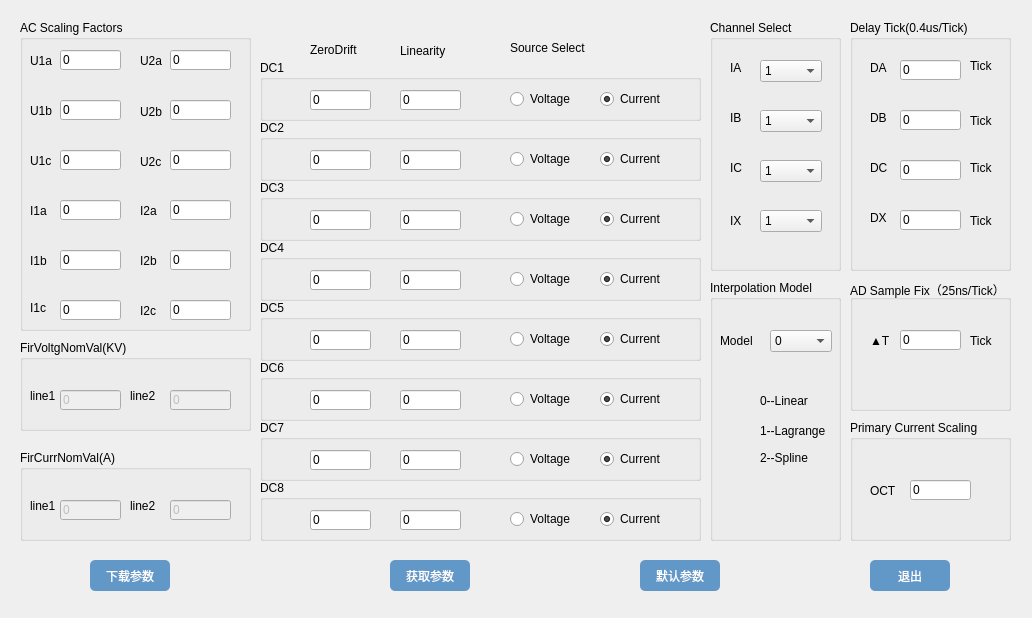
<?xml version="1.0" encoding="UTF-8"?>
<ui version="4.0">
 <class>Dlg_AD1</class>
 <widget class="QWidget" name="Dlg_AD1">
  <property name="geometry">
   <rect>
    <x>0</x>
    <y>0</y>
    <width>1032</width>
    <height>618</height>
   </rect>
  </property>
  <property name="windowTitle">
   <string>Form</string>
  </property>
  <widget class="QGroupBox" name="groupBox">
   <property name="geometry">
    <rect>
     <x>20</x>
     <y>20</y>
     <width>231</width>
     <height>311</height>
    </rect>
   </property>
   <property name="title">
    <string>AC Scaling Factors</string>
   </property>
   <widget class="QLabel" name="label">
    <property name="geometry">
     <rect>
      <x>10</x>
      <y>30</y>
      <width>40</width>
      <height>21</height>
     </rect>
    </property>
    <property name="text">
     <string>U1a</string>
    </property>
   </widget>
   <widget class="QLabel" name="label_2">
    <property name="geometry">
     <rect>
      <x>10</x>
      <y>80</y>
      <width>40</width>
      <height>21</height>
     </rect>
    </property>
    <property name="text">
     <string>U1b</string>
    </property>
   </widget>
   <widget class="QLabel" name="label_3">
    <property name="geometry">
     <rect>
      <x>10</x>
      <y>130</y>
      <width>40</width>
      <height>21</height>
     </rect>
    </property>
    <property name="text">
     <string>U1c</string>
    </property>
   </widget>
   <widget class="QLabel" name="label_4">
    <property name="geometry">
     <rect>
      <x>10</x>
      <y>180</y>
      <width>40</width>
      <height>21</height>
     </rect>
    </property>
    <property name="text">
     <string>I1a</string>
    </property>
   </widget>
   <widget class="QLabel" name="label_5">
    <property name="geometry">
     <rect>
      <x>10</x>
      <y>230</y>
      <width>40</width>
      <height>21</height>
     </rect>
    </property>
    <property name="text">
     <string>I1b</string>
    </property>
   </widget>
   <widget class="QLabel" name="label_6">
    <property name="geometry">
     <rect>
      <x>10</x>
      <y>280</y>
      <width>40</width>
      <height>16</height>
     </rect>
    </property>
    <property name="text">
     <string>I1c</string>
    </property>
   </widget>
   <widget class="QLabel" name="label_7">
    <property name="geometry">
     <rect>
      <x>120</x>
      <y>30</y>
      <width>40</width>
      <height>21</height>
     </rect>
    </property>
    <property name="text">
     <string>U2a</string>
    </property>
   </widget>
   <widget class="QLabel" name="label_8">
    <property name="geometry">
     <rect>
      <x>120</x>
      <y>82</y>
      <width>40</width>
      <height>20</height>
     </rect>
    </property>
    <property name="text">
     <string>U2b</string>
    </property>
   </widget>
   <widget class="QLabel" name="label_9">
    <property name="geometry">
     <rect>
      <x>120</x>
      <y>132</y>
      <width>40</width>
      <height>20</height>
     </rect>
    </property>
    <property name="text">
     <string>U2c</string>
    </property>
   </widget>
   <widget class="QLabel" name="label_10">
    <property name="geometry">
     <rect>
      <x>120</x>
      <y>180</y>
      <width>40</width>
      <height>21</height>
     </rect>
    </property>
    <property name="text">
     <string>I2a</string>
    </property>
   </widget>
   <widget class="QLabel" name="label_11">
    <property name="geometry">
     <rect>
      <x>120</x>
      <y>230</y>
      <width>40</width>
      <height>21</height>
     </rect>
    </property>
    <property name="text">
     <string>I2b</string>
    </property>
   </widget>
   <widget class="QLabel" name="label_12">
    <property name="geometry">
     <rect>
      <x>120</x>
      <y>280</y>
      <width>40</width>
      <height>21</height>
     </rect>
    </property>
    <property name="text">
     <string>I2c</string>
    </property>
   </widget>
   <widget class="QLineEdit" name="lineEdit">
    <property name="geometry">
     <rect>
      <x>40</x>
      <y>30</y>
      <width>61</width>
      <height>20</height>
     </rect>
    </property>
    <property name="text">
     <string>0</string>
    </property>
   </widget>
   <widget class="QLineEdit" name="lineEdit_2">
    <property name="geometry">
     <rect>
      <x>40</x>
      <y>80</y>
      <width>61</width>
      <height>20</height>
     </rect>
    </property>
    <property name="text">
     <string>0</string>
    </property>
   </widget>
   <widget class="QLineEdit" name="lineEdit_3">
    <property name="geometry">
     <rect>
      <x>40</x>
      <y>130</y>
      <width>61</width>
      <height>20</height>
     </rect>
    </property>
    <property name="text">
     <string>0</string>
    </property>
   </widget>
   <widget class="QLineEdit" name="lineEdit_4">
    <property name="geometry">
     <rect>
      <x>40</x>
      <y>180</y>
      <width>61</width>
      <height>20</height>
     </rect>
    </property>
    <property name="text">
     <string>0</string>
    </property>
   </widget>
   <widget class="QLineEdit" name="lineEdit_5">
    <property name="enabled">
     <bool>true</bool>
    </property>
    <property name="geometry">
     <rect>
      <x>40</x>
      <y>230</y>
      <width>61</width>
      <height>20</height>
     </rect>
    </property>
    <property name="text">
     <string>0</string>
    </property>
   </widget>
   <widget class="QLineEdit" name="lineEdit_6">
    <property name="geometry">
     <rect>
      <x>40</x>
      <y>280</y>
      <width>61</width>
      <height>20</height>
     </rect>
    </property>
    <property name="text">
     <string>0</string>
    </property>
   </widget>
   <widget class="QLineEdit" name="lineEdit_7">
    <property name="geometry">
     <rect>
      <x>150</x>
      <y>30</y>
      <width>61</width>
      <height>20</height>
     </rect>
    </property>
    <property name="text">
     <string>0</string>
    </property>
   </widget>
   <widget class="QLineEdit" name="lineEdit_8">
    <property name="geometry">
     <rect>
      <x>150</x>
      <y>80</y>
      <width>61</width>
      <height>20</height>
     </rect>
    </property>
    <property name="text">
     <string>0</string>
    </property>
   </widget>
   <widget class="QLineEdit" name="lineEdit_9">
    <property name="geometry">
     <rect>
      <x>150</x>
      <y>130</y>
      <width>61</width>
      <height>20</height>
     </rect>
    </property>
    <property name="text">
     <string>0</string>
    </property>
   </widget>
   <widget class="QLineEdit" name="lineEdit_10">
    <property name="geometry">
     <rect>
      <x>150</x>
      <y>180</y>
      <width>61</width>
      <height>20</height>
     </rect>
    </property>
    <property name="text">
     <string>0</string>
    </property>
   </widget>
   <widget class="QLineEdit" name="lineEdit_11">
    <property name="geometry">
     <rect>
      <x>150</x>
      <y>230</y>
      <width>61</width>
      <height>20</height>
     </rect>
    </property>
    <property name="text">
     <string>0</string>
    </property>
   </widget>
   <widget class="QLineEdit" name="lineEdit_12">
    <property name="geometry">
     <rect>
      <x>150</x>
      <y>280</y>
      <width>61</width>
      <height>20</height>
     </rect>
    </property>
    <property name="text">
     <string>0</string>
    </property>
   </widget>
  </widget>
  <widget class="QGroupBox" name="groupBox_2">
   <property name="geometry">
    <rect>
     <x>20</x>
     <y>340</y>
     <width>231</width>
     <height>91</height>
    </rect>
   </property>
   <property name="title">
    <string>FirVoltgNomVal(KV)</string>
   </property>
   <widget class="QLabel" name="label_13">
    <property name="geometry">
     <rect>
      <x>10</x>
      <y>50</y>
      <width>40</width>
      <height>12</height>
     </rect>
    </property>
    <property name="text">
     <string>line1</string>
    </property>
   </widget>
   <widget class="QLabel" name="label_14">
    <property name="geometry">
     <rect>
      <x>110</x>
      <y>50</y>
      <width>40</width>
      <height>12</height>
     </rect>
    </property>
    <property name="text">
     <string>line2</string>
    </property>
   </widget>
   <widget class="QLineEdit" name="lineEdit_13">
    <property name="enabled">
     <bool>false</bool>
    </property>
    <property name="geometry">
     <rect>
      <x>40</x>
      <y>50</y>
      <width>61</width>
      <height>20</height>
     </rect>
    </property>
    <property name="text">
     <string>0</string>
    </property>
   </widget>
   <widget class="QLineEdit" name="lineEdit_14">
    <property name="enabled">
     <bool>false</bool>
    </property>
    <property name="geometry">
     <rect>
      <x>150</x>
      <y>50</y>
      <width>61</width>
      <height>20</height>
     </rect>
    </property>
    <property name="text">
     <string>0</string>
    </property>
   </widget>
  </widget>
  <widget class="QGroupBox" name="groupBox_3">
   <property name="geometry">
    <rect>
     <x>20</x>
     <y>450</y>
     <width>231</width>
     <height>91</height>
    </rect>
   </property>
   <property name="title">
    <string>FirCurrNomVal(A)</string>
   </property>
   <widget class="QLabel" name="label_15">
    <property name="geometry">
     <rect>
      <x>10</x>
      <y>50</y>
      <width>40</width>
      <height>12</height>
     </rect>
    </property>
    <property name="text">
     <string>line1</string>
    </property>
   </widget>
   <widget class="QLabel" name="label_16">
    <property name="geometry">
     <rect>
      <x>110</x>
      <y>50</y>
      <width>40</width>
      <height>12</height>
     </rect>
    </property>
    <property name="text">
     <string>line2</string>
    </property>
   </widget>
   <widget class="QLineEdit" name="lineEdit_15">
    <property name="enabled">
     <bool>false</bool>
    </property>
    <property name="geometry">
     <rect>
      <x>40</x>
      <y>50</y>
      <width>61</width>
      <height>20</height>
     </rect>
    </property>
    <property name="text">
     <string>0</string>
    </property>
   </widget>
   <widget class="QLineEdit" name="lineEdit_16">
    <property name="enabled">
     <bool>false</bool>
    </property>
    <property name="geometry">
     <rect>
      <x>150</x>
      <y>50</y>
      <width>61</width>
      <height>20</height>
     </rect>
    </property>
    <property name="text">
     <string>0</string>
    </property>
   </widget>
  </widget>
  <widget class="QGroupBox" name="groupBox_4">
   <property name="enabled">
    <bool>true</bool>
   </property>
   <property name="geometry">
    <rect>
     <x>260</x>
     <y>60</y>
     <width>441</width>
     <height>61</height>
    </rect>
   </property>
   <property name="title">
    <string>DC1</string>
   </property>
   <widget class="QLineEdit" name="lineEdit_29">
    <property name="geometry">
     <rect>
      <x>50</x>
      <y>30</y>
      <width>61</width>
      <height>20</height>
     </rect>
    </property>
    <property name="text">
     <string>0</string>
    </property>
   </widget>
   <widget class="QLineEdit" name="lineEdit_30">
    <property name="geometry">
     <rect>
      <x>140</x>
      <y>30</y>
      <width>61</width>
      <height>20</height>
     </rect>
    </property>
    <property name="text">
     <string>0</string>
    </property>
   </widget>
   <widget class="QRadioButton" name="radioButton">
    <property name="geometry">
     <rect>
      <x>250</x>
      <y>30</y>
      <width>73</width>
      <height>18</height>
     </rect>
    </property>
    <property name="text">
     <string>Voltage</string>
    </property>
   </widget>
   <widget class="QRadioButton" name="radioButton_2">
    <property name="geometry">
     <rect>
      <x>340</x>
      <y>30</y>
      <width>73</width>
      <height>18</height>
     </rect>
    </property>
    <property name="text">
     <string>Current</string>
    </property>
    <property name="checked">
     <bool>true</bool>
    </property>
   </widget>
  </widget>
  <widget class="QGroupBox" name="groupBox_5">
   <property name="geometry">
    <rect>
     <x>710</x>
     <y>20</y>
     <width>131</width>
     <height>251</height>
    </rect>
   </property>
   <property name="title">
    <string>Channel Select</string>
   </property>
   <widget class="QLabel" name="label_40">
    <property name="geometry">
     <rect>
      <x>20</x>
      <y>40</y>
      <width>21</width>
      <height>16</height>
     </rect>
    </property>
    <property name="text">
     <string>IA</string>
    </property>
   </widget>
   <widget class="QLabel" name="label_41">
    <property name="geometry">
     <rect>
      <x>20</x>
      <y>90</y>
      <width>21</width>
      <height>16</height>
     </rect>
    </property>
    <property name="text">
     <string>IB</string>
    </property>
   </widget>
   <widget class="QLabel" name="label_42">
    <property name="geometry">
     <rect>
      <x>20</x>
      <y>140</y>
      <width>21</width>
      <height>16</height>
     </rect>
    </property>
    <property name="text">
     <string>IC</string>
    </property>
   </widget>
   <widget class="QLabel" name="label_43">
    <property name="geometry">
     <rect>
      <x>20</x>
      <y>190</y>
      <width>21</width>
      <height>21</height>
     </rect>
    </property>
    <property name="text">
     <string>IX</string>
    </property>
   </widget>
   <widget class="QComboBox" name="comboBox">
    <property name="geometry">
     <rect>
      <x>50</x>
      <y>40</y>
      <width>62</width>
      <height>22</height>
     </rect>
    </property>
    <item>
     <property name="text">
      <string>1</string>
     </property>
    </item>
    <item>
     <property name="text">
      <string>2</string>
     </property>
    </item>
    <item>
     <property name="text">
      <string>3</string>
     </property>
    </item>
    <item>
     <property name="text">
      <string>4</string>
     </property>
    </item>
    <item>
     <property name="text">
      <string>5</string>
     </property>
    </item>
    <item>
     <property name="text">
      <string>6</string>
     </property>
    </item>
    <item>
     <property name="text">
      <string>7</string>
     </property>
    </item>
    <item>
     <property name="text">
      <string>8</string>
     </property>
    </item>
    <item>
     <property name="text">
      <string>9</string>
     </property>
    </item>
    <item>
     <property name="text">
      <string>10</string>
     </property>
    </item>
    <item>
     <property name="text">
      <string>11</string>
     </property>
    </item>
    <item>
     <property name="text">
      <string>12</string>
     </property>
    </item>
    <item>
     <property name="text">
      <string>13</string>
     </property>
    </item>
    <item>
     <property name="text">
      <string>14</string>
     </property>
    </item>
    <item>
     <property name="text">
      <string>15</string>
     </property>
    </item>
    <item>
     <property name="text">
      <string>16</string>
     </property>
    </item>
    <item>
     <property name="text">
      <string>17</string>
     </property>
    </item>
    <item>
     <property name="text">
      <string>18</string>
     </property>
    </item>
    <item>
     <property name="text">
      <string>19</string>
     </property>
    </item>
    <item>
     <property name="text">
      <string>20</string>
     </property>
    </item>
    <item>
     <property name="text">
      <string>21</string>
     </property>
    </item>
    <item>
     <property name="text">
      <string>22</string>
     </property>
    </item>
   </widget>
   <widget class="QComboBox" name="comboBox_2">
    <property name="geometry">
     <rect>
      <x>50</x>
      <y>90</y>
      <width>62</width>
      <height>22</height>
     </rect>
    </property>
    <item>
     <property name="text">
      <string>1</string>
     </property>
    </item>
    <item>
     <property name="text">
      <string>2</string>
     </property>
    </item>
    <item>
     <property name="text">
      <string>3</string>
     </property>
    </item>
    <item>
     <property name="text">
      <string>4</string>
     </property>
    </item>
    <item>
     <property name="text">
      <string>5</string>
     </property>
    </item>
    <item>
     <property name="text">
      <string>6</string>
     </property>
    </item>
    <item>
     <property name="text">
      <string>7</string>
     </property>
    </item>
    <item>
     <property name="text">
      <string>8</string>
     </property>
    </item>
    <item>
     <property name="text">
      <string>9</string>
     </property>
    </item>
    <item>
     <property name="text">
      <string>10</string>
     </property>
    </item>
    <item>
     <property name="text">
      <string>11</string>
     </property>
    </item>
    <item>
     <property name="text">
      <string>12</string>
     </property>
    </item>
    <item>
     <property name="text">
      <string>13</string>
     </property>
    </item>
    <item>
     <property name="text">
      <string>14</string>
     </property>
    </item>
    <item>
     <property name="text">
      <string>15</string>
     </property>
    </item>
    <item>
     <property name="text">
      <string>16</string>
     </property>
    </item>
    <item>
     <property name="text">
      <string>17</string>
     </property>
    </item>
    <item>
     <property name="text">
      <string>18</string>
     </property>
    </item>
    <item>
     <property name="text">
      <string>19</string>
     </property>
    </item>
    <item>
     <property name="text">
      <string>20</string>
     </property>
    </item>
    <item>
     <property name="text">
      <string>21</string>
     </property>
    </item>
    <item>
     <property name="text">
      <string>22</string>
     </property>
    </item>
   </widget>
   <widget class="QComboBox" name="comboBox_3">
    <property name="geometry">
     <rect>
      <x>50</x>
      <y>140</y>
      <width>62</width>
      <height>22</height>
     </rect>
    </property>
    <item>
     <property name="text">
      <string>1</string>
     </property>
    </item>
    <item>
     <property name="text">
      <string>2</string>
     </property>
    </item>
    <item>
     <property name="text">
      <string>3</string>
     </property>
    </item>
    <item>
     <property name="text">
      <string>4</string>
     </property>
    </item>
    <item>
     <property name="text">
      <string>5</string>
     </property>
    </item>
    <item>
     <property name="text">
      <string>6</string>
     </property>
    </item>
    <item>
     <property name="text">
      <string>7</string>
     </property>
    </item>
    <item>
     <property name="text">
      <string>8</string>
     </property>
    </item>
    <item>
     <property name="text">
      <string>9</string>
     </property>
    </item>
    <item>
     <property name="text">
      <string>10</string>
     </property>
    </item>
    <item>
     <property name="text">
      <string>11</string>
     </property>
    </item>
    <item>
     <property name="text">
      <string>12</string>
     </property>
    </item>
    <item>
     <property name="text">
      <string>13</string>
     </property>
    </item>
    <item>
     <property name="text">
      <string>14</string>
     </property>
    </item>
    <item>
     <property name="text">
      <string>15</string>
     </property>
    </item>
    <item>
     <property name="text">
      <string>16</string>
     </property>
    </item>
    <item>
     <property name="text">
      <string>17</string>
     </property>
    </item>
    <item>
     <property name="text">
      <string>18</string>
     </property>
    </item>
    <item>
     <property name="text">
      <string>19</string>
     </property>
    </item>
    <item>
     <property name="text">
      <string>20</string>
     </property>
    </item>
    <item>
     <property name="text">
      <string>21</string>
     </property>
    </item>
    <item>
     <property name="text">
      <string>22</string>
     </property>
    </item>
   </widget>
   <widget class="QComboBox" name="comboBox_4">
    <property name="geometry">
     <rect>
      <x>50</x>
      <y>190</y>
      <width>62</width>
      <height>22</height>
     </rect>
    </property>
    <item>
     <property name="text">
      <string>1</string>
     </property>
    </item>
    <item>
     <property name="text">
      <string>2</string>
     </property>
    </item>
    <item>
     <property name="text">
      <string>3</string>
     </property>
    </item>
    <item>
     <property name="text">
      <string>4</string>
     </property>
    </item>
    <item>
     <property name="text">
      <string>5</string>
     </property>
    </item>
    <item>
     <property name="text">
      <string>6</string>
     </property>
    </item>
    <item>
     <property name="text">
      <string>7</string>
     </property>
    </item>
    <item>
     <property name="text">
      <string>8</string>
     </property>
    </item>
    <item>
     <property name="text">
      <string>9</string>
     </property>
    </item>
    <item>
     <property name="text">
      <string>10</string>
     </property>
    </item>
    <item>
     <property name="text">
      <string>11</string>
     </property>
    </item>
    <item>
     <property name="text">
      <string>12</string>
     </property>
    </item>
    <item>
     <property name="text">
      <string>13</string>
     </property>
    </item>
    <item>
     <property name="text">
      <string>14</string>
     </property>
    </item>
    <item>
     <property name="text">
      <string>15</string>
     </property>
    </item>
    <item>
     <property name="text">
      <string>16</string>
     </property>
    </item>
    <item>
     <property name="text">
      <string>17</string>
     </property>
    </item>
    <item>
     <property name="text">
      <string>18</string>
     </property>
    </item>
    <item>
     <property name="text">
      <string>19</string>
     </property>
    </item>
    <item>
     <property name="text">
      <string>20</string>
     </property>
    </item>
    <item>
     <property name="text">
      <string>21</string>
     </property>
    </item>
    <item>
     <property name="text">
      <string>22</string>
     </property>
    </item>
   </widget>
  </widget>
  <widget class="QGroupBox" name="groupBox_6">
   <property name="geometry">
    <rect>
     <x>850</x>
     <y>20</y>
     <width>161</width>
     <height>251</height>
    </rect>
   </property>
   <property name="title">
    <string>Delay Tick(0.4us/Tick)</string>
   </property>
   <widget class="QLabel" name="label_44">
    <property name="geometry">
     <rect>
      <x>20</x>
      <y>40</y>
      <width>21</width>
      <height>16</height>
     </rect>
    </property>
    <property name="text">
     <string>DA</string>
    </property>
   </widget>
   <widget class="QLabel" name="label_45">
    <property name="geometry">
     <rect>
      <x>20</x>
      <y>90</y>
      <width>31</width>
      <height>16</height>
     </rect>
    </property>
    <property name="text">
     <string>DB</string>
    </property>
   </widget>
   <widget class="QLabel" name="label_46">
    <property name="geometry">
     <rect>
      <x>20</x>
      <y>140</y>
      <width>21</width>
      <height>16</height>
     </rect>
    </property>
    <property name="text">
     <string>DC</string>
    </property>
   </widget>
   <widget class="QLabel" name="label_47">
    <property name="geometry">
     <rect>
      <x>20</x>
      <y>190</y>
      <width>21</width>
      <height>16</height>
     </rect>
    </property>
    <property name="text">
     <string>DX</string>
    </property>
   </widget>
   <widget class="QLineEdit" name="lineEdit_45">
    <property name="geometry">
     <rect>
      <x>50</x>
      <y>40</y>
      <width>61</width>
      <height>20</height>
     </rect>
    </property>
    <property name="text">
     <string>0</string>
    </property>
   </widget>
   <widget class="QLineEdit" name="lineEdit_46">
    <property name="geometry">
     <rect>
      <x>50</x>
      <y>90</y>
      <width>61</width>
      <height>20</height>
     </rect>
    </property>
    <property name="text">
     <string>0</string>
    </property>
   </widget>
   <widget class="QLineEdit" name="lineEdit_47">
    <property name="geometry">
     <rect>
      <x>50</x>
      <y>140</y>
      <width>61</width>
      <height>20</height>
     </rect>
    </property>
    <property name="text">
     <string>0</string>
    </property>
   </widget>
   <widget class="QLineEdit" name="lineEdit_48">
    <property name="geometry">
     <rect>
      <x>50</x>
      <y>190</y>
      <width>61</width>
      <height>20</height>
     </rect>
    </property>
    <property name="text">
     <string>0</string>
    </property>
   </widget>
   <widget class="QLabel" name="label_48">
    <property name="geometry">
     <rect>
      <x>120</x>
      <y>40</y>
      <width>40</width>
      <height>12</height>
     </rect>
    </property>
    <property name="text">
     <string>Tick</string>
    </property>
   </widget>
   <widget class="QLabel" name="label_49">
    <property name="geometry">
     <rect>
      <x>120</x>
      <y>90</y>
      <width>40</width>
      <height>21</height>
     </rect>
    </property>
    <property name="text">
     <string>Tick</string>
    </property>
   </widget>
   <widget class="QLabel" name="label_50">
    <property name="geometry">
     <rect>
      <x>120</x>
      <y>140</y>
      <width>40</width>
      <height>16</height>
     </rect>
    </property>
    <property name="text">
     <string>Tick</string>
    </property>
   </widget>
   <widget class="QLabel" name="label_51">
    <property name="geometry">
     <rect>
      <x>120</x>
      <y>190</y>
      <width>40</width>
      <height>21</height>
     </rect>
    </property>
    <property name="text">
     <string>Tick</string>
    </property>
   </widget>
  </widget>
  <widget class="QGroupBox" name="groupBox_7">
   <property name="geometry">
    <rect>
     <x>710</x>
     <y>280</y>
     <width>131</width>
     <height>261</height>
    </rect>
   </property>
   <property name="title">
    <string>Interpolation Model</string>
   </property>
   <widget class="QLabel" name="label_52">
    <property name="geometry">
     <rect>
      <x>10</x>
      <y>50</y>
      <width>40</width>
      <height>21</height>
     </rect>
    </property>
    <property name="text">
     <string>Model</string>
    </property>
   </widget>
   <widget class="QComboBox" name="comboBox_5">
    <property name="geometry">
     <rect>
      <x>60</x>
      <y>50</y>
      <width>62</width>
      <height>22</height>
     </rect>
    </property>
    <item>
     <property name="text">
      <string>0</string>
     </property>
    </item>
    <item>
     <property name="text">
      <string>1</string>
     </property>
    </item>
    <item>
     <property name="text">
      <string>2</string>
     </property>
    </item>
   </widget>
   <widget class="QLabel" name="label_53">
    <property name="geometry">
     <rect>
      <x>50</x>
      <y>110</y>
      <width>61</width>
      <height>21</height>
     </rect>
    </property>
    <property name="text">
     <string>0--Linear</string>
    </property>
   </widget>
   <widget class="QLabel" name="label_54">
    <property name="geometry">
     <rect>
      <x>50</x>
      <y>140</y>
      <width>71</width>
      <height>21</height>
     </rect>
    </property>
    <property name="text">
     <string>1--Lagrange</string>
    </property>
   </widget>
   <widget class="QLabel" name="label_55">
    <property name="geometry">
     <rect>
      <x>50</x>
      <y>170</y>
      <width>71</width>
      <height>16</height>
     </rect>
    </property>
    <property name="text">
     <string>2--Spline</string>
    </property>
   </widget>
  </widget>
  <widget class="QGroupBox" name="groupBox_8">
   <property name="geometry">
    <rect>
     <x>850</x>
     <y>280</y>
     <width>161</width>
     <height>131</height>
    </rect>
   </property>
   <property name="title">
    <string>AD Sample Fix（25ns/Tick）</string>
   </property>
   <widget class="QLabel" name="label_56">
    <property name="geometry">
     <rect>
      <x>20</x>
      <y>50</y>
      <width>40</width>
      <height>21</height>
     </rect>
    </property>
    <property name="text">
     <string>▲T</string>
    </property>
   </widget>
   <widget class="QLineEdit" name="lineEdit_49">
    <property name="geometry">
     <rect>
      <x>50</x>
      <y>50</y>
      <width>61</width>
      <height>20</height>
     </rect>
    </property>
    <property name="text">
     <string>0</string>
    </property>
   </widget>
   <widget class="QLabel" name="label_57">
    <property name="geometry">
     <rect>
      <x>120</x>
      <y>50</y>
      <width>40</width>
      <height>21</height>
     </rect>
    </property>
    <property name="text">
     <string>Tick</string>
    </property>
   </widget>
  </widget>
  <widget class="QGroupBox" name="groupBox_9">
   <property name="geometry">
    <rect>
     <x>850</x>
     <y>420</y>
     <width>161</width>
     <height>121</height>
    </rect>
   </property>
   <property name="title">
    <string>Primary Current Scaling</string>
   </property>
   <widget class="QLabel" name="label_58">
    <property name="geometry">
     <rect>
      <x>20</x>
      <y>60</y>
      <width>40</width>
      <height>21</height>
     </rect>
    </property>
    <property name="text">
     <string>OCT</string>
    </property>
   </widget>
   <widget class="QLineEdit" name="lineEdit_50">
    <property name="geometry">
     <rect>
      <x>60</x>
      <y>60</y>
      <width>61</width>
      <height>20</height>
     </rect>
    </property>
    <property name="text">
     <string>0</string>
    </property>
   </widget>
  </widget>
  <widget class="QPushButton" name="pushButton">
   <property name="geometry">
    <rect>
     <x>90</x>
     <y>560</y>
     <width>80</width>
     <height>31</height>
    </rect>
   </property>
   <property name="styleSheet">
    <string notr="true">background-color:rgb(98, 152, 200);
border:rgb(255, 255, 255);
color:rgb(255, 255, 255);
border-radius:5px</string>
   </property>
   <property name="text">
    <string>下载参数</string>
   </property>
  </widget>
  <widget class="QPushButton" name="pushButton_2">
   <property name="geometry">
    <rect>
     <x>390</x>
     <y>560</y>
     <width>80</width>
     <height>31</height>
    </rect>
   </property>
   <property name="styleSheet">
    <string notr="true">background-color:rgb(98, 152, 200);
border:rgb(255, 255, 255);
color:rgb(255, 255, 255);
border-radius:5px</string>
   </property>
   <property name="text">
    <string>获取参数</string>
   </property>
  </widget>
  <widget class="QPushButton" name="pushButton_3">
   <property name="geometry">
    <rect>
     <x>640</x>
     <y>560</y>
     <width>80</width>
     <height>31</height>
    </rect>
   </property>
   <property name="styleSheet">
    <string notr="true">background-color:rgb(98, 152, 200);
border:rgb(255, 255, 255);
color:rgb(255, 255, 255);
border-radius:5px</string>
   </property>
   <property name="text">
    <string>默认参数</string>
   </property>
  </widget>
  <widget class="QPushButton" name="pushButton_4">
   <property name="geometry">
    <rect>
     <x>870</x>
     <y>560</y>
     <width>80</width>
     <height>31</height>
    </rect>
   </property>
   <property name="styleSheet">
    <string notr="true">background-color:rgb(98, 152, 200);
border:rgb(255, 255, 255);
color:rgb(255, 255, 255);
border-radius:5px</string>
   </property>
   <property name="text">
    <string>退出</string>
   </property>
  </widget>
  <widget class="QLabel" name="label_37">
   <property name="geometry">
    <rect>
     <x>310</x>
     <y>40</y>
     <width>61</width>
     <height>20</height>
    </rect>
   </property>
   <property name="text">
    <string>ZeroDrift</string>
   </property>
  </widget>
  <widget class="QLabel" name="label_38">
   <property name="geometry">
    <rect>
     <x>400</x>
     <y>40</y>
     <width>61</width>
     <height>21</height>
    </rect>
   </property>
   <property name="text">
    <string>Linearity</string>
   </property>
  </widget>
  <widget class="QLabel" name="label_39">
   <property name="geometry">
    <rect>
     <x>510</x>
     <y>40</y>
     <width>101</width>
     <height>16</height>
    </rect>
   </property>
   <property name="text">
    <string>Source Select</string>
   </property>
  </widget>
  <widget class="QGroupBox" name="groupBox_10">
   <property name="geometry">
    <rect>
     <x>260</x>
     <y>120</y>
     <width>441</width>
     <height>61</height>
    </rect>
   </property>
   <property name="title">
    <string>DC2</string>
   </property>
   <widget class="QLineEdit" name="lineEdit_31">
    <property name="geometry">
     <rect>
      <x>50</x>
      <y>30</y>
      <width>61</width>
      <height>20</height>
     </rect>
    </property>
    <property name="text">
     <string>0</string>
    </property>
   </widget>
   <widget class="QLineEdit" name="lineEdit_32">
    <property name="geometry">
     <rect>
      <x>140</x>
      <y>30</y>
      <width>61</width>
      <height>20</height>
     </rect>
    </property>
    <property name="text">
     <string>0</string>
    </property>
   </widget>
   <widget class="QRadioButton" name="radioButton_3">
    <property name="geometry">
     <rect>
      <x>250</x>
      <y>30</y>
      <width>73</width>
      <height>18</height>
     </rect>
    </property>
    <property name="text">
     <string>Voltage</string>
    </property>
   </widget>
   <widget class="QRadioButton" name="radioButton_4">
    <property name="geometry">
     <rect>
      <x>340</x>
      <y>30</y>
      <width>73</width>
      <height>18</height>
     </rect>
    </property>
    <property name="text">
     <string>Current</string>
    </property>
    <property name="checked">
     <bool>true</bool>
    </property>
   </widget>
  </widget>
  <widget class="QGroupBox" name="groupBox_11">
   <property name="geometry">
    <rect>
     <x>260</x>
     <y>180</y>
     <width>441</width>
     <height>61</height>
    </rect>
   </property>
   <property name="title">
    <string>DC3</string>
   </property>
   <widget class="QLineEdit" name="lineEdit_33">
    <property name="geometry">
     <rect>
      <x>50</x>
      <y>30</y>
      <width>61</width>
      <height>20</height>
     </rect>
    </property>
    <property name="text">
     <string>0</string>
    </property>
   </widget>
   <widget class="QLineEdit" name="lineEdit_34">
    <property name="geometry">
     <rect>
      <x>140</x>
      <y>30</y>
      <width>61</width>
      <height>20</height>
     </rect>
    </property>
    <property name="text">
     <string>0</string>
    </property>
   </widget>
   <widget class="QRadioButton" name="radioButton_5">
    <property name="geometry">
     <rect>
      <x>250</x>
      <y>30</y>
      <width>73</width>
      <height>18</height>
     </rect>
    </property>
    <property name="text">
     <string>Voltage</string>
    </property>
   </widget>
   <widget class="QRadioButton" name="radioButton_6">
    <property name="geometry">
     <rect>
      <x>340</x>
      <y>30</y>
      <width>73</width>
      <height>18</height>
     </rect>
    </property>
    <property name="text">
     <string>Current</string>
    </property>
    <property name="checked">
     <bool>true</bool>
    </property>
   </widget>
  </widget>
  <widget class="QGroupBox" name="groupBox_12">
   <property name="geometry">
    <rect>
     <x>260</x>
     <y>240</y>
     <width>441</width>
     <height>61</height>
    </rect>
   </property>
   <property name="title">
    <string>DC4</string>
   </property>
   <widget class="QLineEdit" name="lineEdit_35">
    <property name="geometry">
     <rect>
      <x>50</x>
      <y>30</y>
      <width>61</width>
      <height>20</height>
     </rect>
    </property>
    <property name="text">
     <string>0</string>
    </property>
   </widget>
   <widget class="QLineEdit" name="lineEdit_36">
    <property name="geometry">
     <rect>
      <x>140</x>
      <y>30</y>
      <width>61</width>
      <height>20</height>
     </rect>
    </property>
    <property name="text">
     <string>0</string>
    </property>
   </widget>
   <widget class="QRadioButton" name="radioButton_7">
    <property name="geometry">
     <rect>
      <x>250</x>
      <y>30</y>
      <width>73</width>
      <height>18</height>
     </rect>
    </property>
    <property name="text">
     <string>Voltage</string>
    </property>
   </widget>
   <widget class="QRadioButton" name="radioButton_8">
    <property name="geometry">
     <rect>
      <x>340</x>
      <y>30</y>
      <width>73</width>
      <height>18</height>
     </rect>
    </property>
    <property name="text">
     <string>Current</string>
    </property>
    <property name="checked">
     <bool>true</bool>
    </property>
   </widget>
  </widget>
  <widget class="QGroupBox" name="groupBox_13">
   <property name="geometry">
    <rect>
     <x>260</x>
     <y>300</y>
     <width>441</width>
     <height>61</height>
    </rect>
   </property>
   <property name="title">
    <string>DC5</string>
   </property>
   <widget class="QLineEdit" name="lineEdit_37">
    <property name="geometry">
     <rect>
      <x>50</x>
      <y>30</y>
      <width>61</width>
      <height>20</height>
     </rect>
    </property>
    <property name="text">
     <string>0</string>
    </property>
   </widget>
   <widget class="QLineEdit" name="lineEdit_38">
    <property name="geometry">
     <rect>
      <x>140</x>
      <y>30</y>
      <width>61</width>
      <height>20</height>
     </rect>
    </property>
    <property name="text">
     <string>0</string>
    </property>
   </widget>
   <widget class="QRadioButton" name="radioButton_9">
    <property name="geometry">
     <rect>
      <x>250</x>
      <y>30</y>
      <width>73</width>
      <height>18</height>
     </rect>
    </property>
    <property name="text">
     <string>Voltage</string>
    </property>
   </widget>
   <widget class="QRadioButton" name="radioButton_10">
    <property name="geometry">
     <rect>
      <x>340</x>
      <y>30</y>
      <width>73</width>
      <height>18</height>
     </rect>
    </property>
    <property name="text">
     <string>Current</string>
    </property>
    <property name="checked">
     <bool>true</bool>
    </property>
   </widget>
  </widget>
  <widget class="QGroupBox" name="groupBox_14">
   <property name="geometry">
    <rect>
     <x>260</x>
     <y>360</y>
     <width>441</width>
     <height>61</height>
    </rect>
   </property>
   <property name="title">
    <string>DC6</string>
   </property>
   <widget class="QLineEdit" name="lineEdit_39">
    <property name="geometry">
     <rect>
      <x>50</x>
      <y>30</y>
      <width>61</width>
      <height>20</height>
     </rect>
    </property>
    <property name="text">
     <string>0</string>
    </property>
   </widget>
   <widget class="QLineEdit" name="lineEdit_40">
    <property name="geometry">
     <rect>
      <x>140</x>
      <y>30</y>
      <width>61</width>
      <height>20</height>
     </rect>
    </property>
    <property name="text">
     <string>0</string>
    </property>
   </widget>
   <widget class="QRadioButton" name="radioButton_11">
    <property name="geometry">
     <rect>
      <x>250</x>
      <y>30</y>
      <width>73</width>
      <height>18</height>
     </rect>
    </property>
    <property name="text">
     <string>Voltage</string>
    </property>
   </widget>
   <widget class="QRadioButton" name="radioButton_12">
    <property name="geometry">
     <rect>
      <x>340</x>
      <y>30</y>
      <width>73</width>
      <height>18</height>
     </rect>
    </property>
    <property name="text">
     <string>Current</string>
    </property>
    <property name="checked">
     <bool>true</bool>
    </property>
   </widget>
  </widget>
  <widget class="QGroupBox" name="groupBox_15">
   <property name="geometry">
    <rect>
     <x>260</x>
     <y>420</y>
     <width>441</width>
     <height>61</height>
    </rect>
   </property>
   <property name="title">
    <string>DC7</string>
   </property>
   <widget class="QLineEdit" name="lineEdit_41">
    <property name="geometry">
     <rect>
      <x>50</x>
      <y>30</y>
      <width>61</width>
      <height>20</height>
     </rect>
    </property>
    <property name="text">
     <string>0</string>
    </property>
   </widget>
   <widget class="QLineEdit" name="lineEdit_42">
    <property name="geometry">
     <rect>
      <x>140</x>
      <y>30</y>
      <width>61</width>
      <height>20</height>
     </rect>
    </property>
    <property name="text">
     <string>0</string>
    </property>
   </widget>
   <widget class="QRadioButton" name="radioButton_13">
    <property name="geometry">
     <rect>
      <x>250</x>
      <y>30</y>
      <width>73</width>
      <height>18</height>
     </rect>
    </property>
    <property name="text">
     <string>Voltage</string>
    </property>
   </widget>
   <widget class="QRadioButton" name="radioButton_14">
    <property name="geometry">
     <rect>
      <x>340</x>
      <y>30</y>
      <width>73</width>
      <height>18</height>
     </rect>
    </property>
    <property name="text">
     <string>Current</string>
    </property>
    <property name="checked">
     <bool>true</bool>
    </property>
   </widget>
  </widget>
  <widget class="QGroupBox" name="groupBox_16">
   <property name="geometry">
    <rect>
     <x>260</x>
     <y>480</y>
     <width>441</width>
     <height>61</height>
    </rect>
   </property>
   <property name="title">
    <string>DC8</string>
   </property>
   <widget class="QLineEdit" name="lineEdit_43">
    <property name="geometry">
     <rect>
      <x>50</x>
      <y>30</y>
      <width>61</width>
      <height>20</height>
     </rect>
    </property>
    <property name="text">
     <string>0</string>
    </property>
   </widget>
   <widget class="QLineEdit" name="lineEdit_44">
    <property name="geometry">
     <rect>
      <x>140</x>
      <y>30</y>
      <width>61</width>
      <height>20</height>
     </rect>
    </property>
    <property name="text">
     <string>0</string>
    </property>
   </widget>
   <widget class="QRadioButton" name="radioButton_15">
    <property name="geometry">
     <rect>
      <x>250</x>
      <y>30</y>
      <width>73</width>
      <height>18</height>
     </rect>
    </property>
    <property name="text">
     <string>Voltage</string>
    </property>
   </widget>
   <widget class="QRadioButton" name="radioButton_16">
    <property name="geometry">
     <rect>
      <x>340</x>
      <y>30</y>
      <width>73</width>
      <height>18</height>
     </rect>
    </property>
    <property name="text">
     <string>Current</string>
    </property>
    <property name="checked">
     <bool>true</bool>
    </property>
   </widget>
  </widget>
 </widget>
 <resources/>
 <connections/>
</ui>
